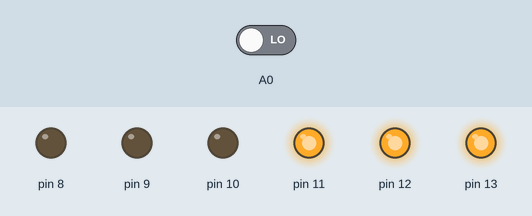
Bench run of a sketch on a simulated Arduino Uno, built with avr-gcc and run on an emulated ATmega328P. Parts: output pins drawn as LEDs (lit = HIGH). The test bench sets the inputs (shaded band); at power-on: A0 LOW.

Above: at 1.2 s.
1.3 s: A0 driven HIGH
At 2.5 s:
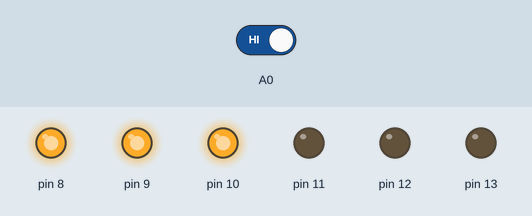
2.8 s: A0 driven LOW
At 3.7 s:
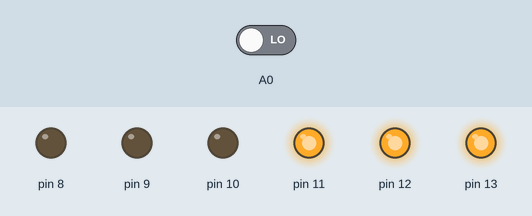
Timing chart, 0 to 5.8 s (numbered marks = the images above; inputs shaded):
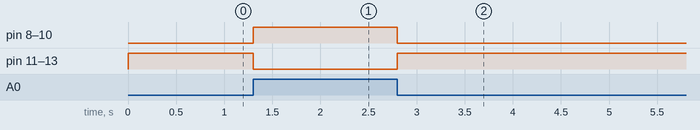

Measured:
- after the input at 1.3 s, pin 8–10: LOW → HIGH at once; pin 11–13: HIGH → LOW at once
- after the input at 2.8 s, pin 8–10: HIGH → LOW at once; pin 11–13: LOW → HIGH at once

The sketch:

entrenador1_p1.ino
```cpp
// PRÁCTICA #1

// EJERCICIO 1
// Primero se indica con la función pinMode el pin que se utilizará y su función (entrada/salida)

void setup() {

  pinMode(A0, INPUT);
  pinMode(8, OUTPUT);
  pinMode(9, OUTPUT);
  pinMode(10, OUTPUT);
  pinMode(11, OUTPUT);
  pinMode(12, OUTPUT);
  pinMode(13, OUTPUT);
}

void loop() {
  // Con la función digitalRead se hará una lectura de la señal que reciba el pin A0
  // y se transformará a un valor entero (0 ó 1) con int

  int a = digitalRead(A0);

  // Se usa una función condicional (if) para encender o apagar determinados led
  if (a == 1) {
    digitalWrite(8,HIGH);
    digitalWrite(9,HIGH);
    digitalWrite(10,HIGH);
    digitalWrite(11,LOW);
    digitalWrite(12,LOW);
    digitalWrite(13,LOW);
  }

  // Aquí no es necesario usar "else if" ya que sólo hay dos posibilidades: 0 ó 1
  // Si no se cumple la condición anterior (a ==1) significa que se cumple a==0
  // entonces se indica la acción despues de "else".

  else {
    digitalWrite(8,LOW);
    digitalWrite(9,LOW);
    digitalWrite(10,LOW);
    digitalWrite(11,HIGH);
    digitalWrite(12,HIGH);
    digitalWrite(13,HIGH);
  }

}
```
